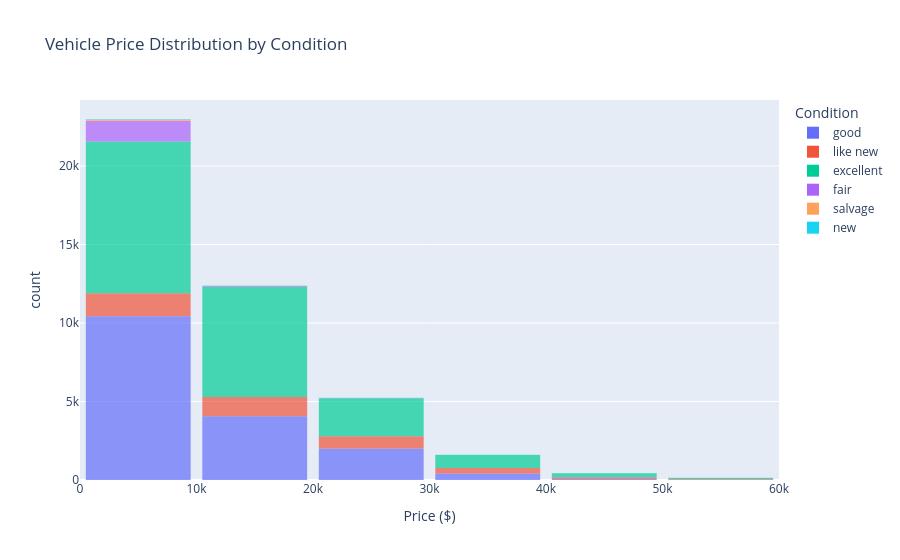
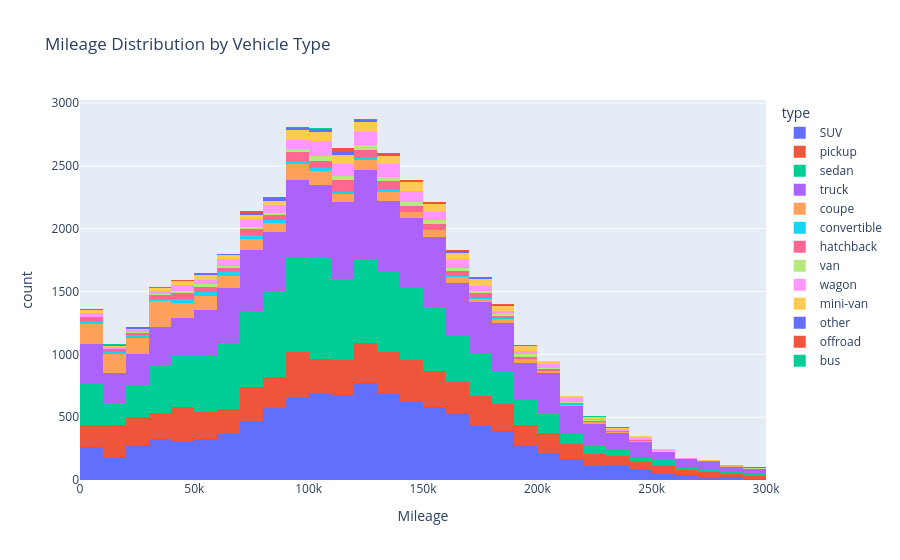
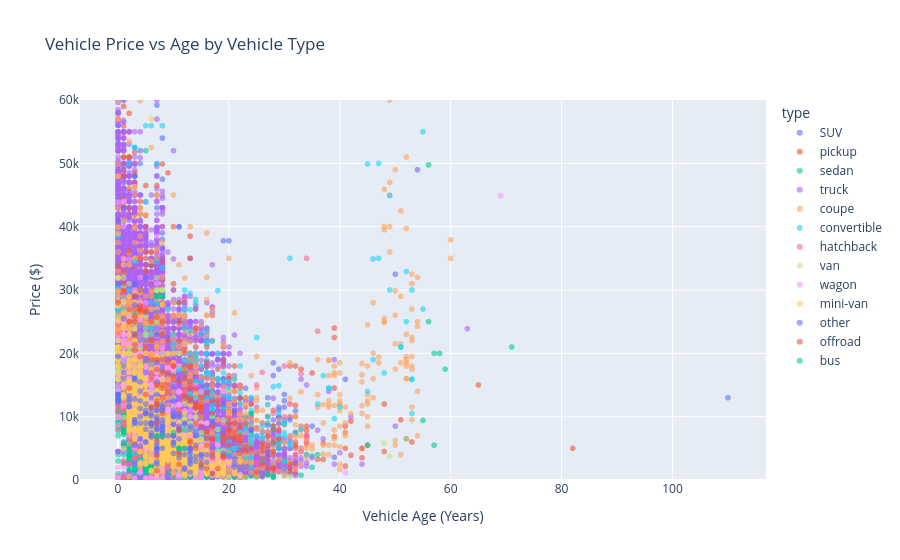

Source (notebook cell) for these figures, in order:
### Code cell
import pandas as pd
import numpy as np

df = pd.read_csv(r"C:\Users\olale\Documents\Lekan\vehicles_us.csv.csv")

df['date_posted'] = pd.to_datetime(df['date_posted'])

df = df[df['price'] >= 100]
df = df[df['odometer'] <= 400_000]

df['model_year'] = df['model_year'].fillna(df['model_year'].median())


df['cylinders'] = df.groupby('type')['cylinders'].transform(
    lambda x: x.fillna(x.median())
)


df['odometer'] = df['odometer'].fillna(df['odometer'].median())


df['is_4wd'] = df['is_4wd'].fillna(0)


df['paint_color'] = df['paint_color'].fillna('unknown')


df['vehicle_age'] = df['date_posted'].dt.year - df['model_year']


df['price_per_mile'] = df['price'] / df['odometer']


df['log_price'] = np.log1p(df['price'])


df['posting_month'] = df['date_posted'].dt.month


print(df.shape)
df.head()



import plotly.express as px

fig = px.histogram(
    df,
    x="price",
    color="condition",
    nbins=50,
    title="Vehicle Price Distribution by Condition",
    labels={"price": "Price ($)", "condition": "Condition"},
    opacity=0.7
)

fig.update_layout(
    xaxis_range=[0, 60000],
    bargap=0.1
)

fig.show()


fig = px.histogram(
    df,
    x="odometer",
    color="type",
    nbins=60,
    title="Mileage Distribution by Vehicle Type",
    labels={"odometer": "Mileage"},
)

fig.update_layout(
    xaxis_range=[0, 300000]
)

fig.show()

fig = px.scatter(
    df,
    x="vehicle_age",
    y="price",
    color="type",
    title="Vehicle Price vs Age by Vehicle Type",
    labels={"vehicle_age": "Vehicle Age (Years)", "price": "Price ($)"},
    opacity=0.6
)

fig.update_layout(
    yaxis_range=[0, 60000]
)

fig.show()

### Figure 1 — Plotly figure (JSON) as saved in the notebook; plotly's stock layout.template omitted (floating-point values rounded to 4 significant figures; data arrays with more than 128 entries replaced by an {"elided": "..."} marker saying what was removed)
{"data": [{"alignmentgroup": "True", "bingroup": "x", "hovertemplate": "Condition=good<br>Price ($)=%{x}<br>count=%{y}<extra></extra>", "legendgroup": "good", "marker": {"color": "#636efa", "opacity": 0.7, "pattern": {"shape": ""}}, "name": "good", "nbinsx": 50, "offsetgroup": "good", "orientation": "v", "showlegend": true, "type": "histogram", "x": {"elided": "17005 int values"}, "xaxis": "x", "yaxis": "y"}, {"alignmentgroup": "True", "bingroup": "x", "hovertemplate": "Condition=like new<br>Price ($)=%{x}<br>count=%{y}<extra></extra>", "legendgroup": "like new", "marker": {"color": "#EF553B", "opacity": 0.7, "pattern": {"shape": ""}}, "name": "like new", "nbinsx": 50, "offsetgroup": "like new", "orientation": "v", "showlegend": true, "type": "histogram", "x": {"elided": "3985 int values"}, "xaxis": "x", "yaxis": "y"}, {"alignmentgroup": "True", "bingroup": "x", "hovertemplate": "Condition=excellent<br>Price ($)=%{x}<br>count=%{y}<extra></extra>", "legendgroup": "excellent", "marker": {"color": "#00cc96", "opacity": 0.7, "pattern": {"shape": ""}}, "name": "excellent", "nbinsx": 50, "offsetgroup": "excellent", "orientation": "v", "showlegend": true, "type": "histogram", "x": {"elided": "20296 int values"}, "xaxis": "x", "yaxis": "y"}, {"alignmentgroup": "True", "bingroup": "x", "hovertemplate": "Condition=fair<br>Price ($)=%{x}<br>count=%{y}<extra></extra>", "legendgroup": "fair", "marker": {"color": "#ab63fa", "opacity": 0.7, "pattern": {"shape": ""}}, "name": "fair", "nbinsx": 50, "offsetgroup": "fair", "orientation": "v", "showlegend": true, "type": "histogram", "x": {"elided": "1358 int values"}, "xaxis": "x", "yaxis": "y"}, {"alignmentgroup": "True", "bingroup": "x", "hovertemplate": "Condition=salvage<br>Price ($)=%{x}<br>count=%{y}<extra></extra>", "legendgroup": "salvage", "marker": {"color": "#FFA15A", "opacity": 0.7, "pattern": {"shape": ""}}, "name": "salvage", "nbinsx": 50, "offsetgroup": "salvage", "orientation": "v", "showlegend": true, "type": "histogram", "x": [600, 1000, 5500, 999, 850, 5000, 8000, 1800, 1000, 1500, 1800, 8000, 580, 2700, 11000, 3800, 4100, 12900, 400, 18500, 13500, 5500, 900, 4500, 3750, 800, 1700, 9450, 2000, 1500, 5000, 800, 13000, 800, 15000, 2950, 1500, 800, 10700, 9975, 1400, 1200, 3500, 800, 20750, 8750, 6750, 2950, 2495, 2700, 2500, 800, 1200, 1000, 4500, 500, 4700, 1000, 3500, 5200, 20750, 8750, 8725, 5000, 3000, 3000, 6000, 2500, 700, 5990, 500, 2250, 650, 700, 1000, 1900, 600, 7000, 1000, 1500, 4800, 500, 700, 5000, 450, 9900, 1500, 5000, 14500, 500, 1500, 1000, 850, 500, 3500, 5000, 2700], "xaxis": "x", "yaxis": "y"}, {"alignmentgroup": "True", "bingroup": "x", "hovertemplate": "Condition=new<br>Price ($)=%{x}<br>count=%{y}<extra></extra>", "legendgroup": "new", "marker": {"color": "#19d3f3", "opacity": 0.7, "pattern": {"shape": ""}}, "name": "new", "nbinsx": 50, "offsetgroup": "new", "orientation": "v", "showlegend": true, "type": "histogram", "x": [34000, 30000, 44505, 23000, 7000, 8300, 76000, 26000, 37490, 37490, 32500, 4700, 84900, 6200, 7500, 12300, 45500, 28000, 4500, 9800, 9600, 14500, 29900, 3995, 3995, 42000, 42500, 33390, 4950, 12995, 6300, 4950, 18800, 250, 12000, 8300, 51995, 58500, 35000, 1500, 7000, 250, 28000, 109999, 17500, 23000, 8700, 2900, 2500, 11000, 16950, 14950, 15300, 54000, 38800, 14995, 41500, 8500, 38000, 55000, 4500, 46058, 7900, 25629, 38414, 50025, 45962, 64493, 41800, 52916, 30740, 22525, 56004, 30000, 22146, 25629, 64493, 21696, 29900, 13990, 29000, 6500, 4500, 4999, 11000, 9200, 18000, 26000, 12500, 38900, 50440, 22525, 64493, 30000, 36494, 36347, 36347, 36262, 64010, 56504, 47950, 37784, 56504, 45613, 8399, 46200, 14500, 21999, 16499, 69900, 20000, 9800, 3200, 65000, 6995, 3800, 13900, 19950, 6800, 8200, 19000, 66000], "xaxis": "x", "yaxis": "y"}], "layout": {"bargap": 0.1, "barmode": "relative", "legend": {"title": {"text": "Condition"}, "tracegroupgap": 0}, "title": {"text": "Vehicle Price Distribution by Condition"}, "xaxis": {"anchor": "y", "domain": [0, 1], "range": [0, 60000], "title": {"text": "Price ($)"}}, "yaxis": {"anchor": "x", "domain": [0, 1], "title": {"text": "count"}}}}

### Figure 2 — Plotly figure (JSON) as saved in the notebook; plotly's stock layout.template omitted (floating-point values rounded to 4 significant figures; data arrays with more than 128 entries replaced by an {"elided": "..."} marker saying what was removed)
{"data": [{"alignmentgroup": "True", "bingroup": "x", "hovertemplate": "type=SUV<br>Mileage=%{x}<br>count=%{y}<extra></extra>", "legendgroup": "SUV", "marker": {"color": "#636efa", "pattern": {"shape": ""}}, "name": "SUV", "nbinsx": 60, "offsetgroup": "SUV", "orientation": "v", "showlegend": true, "type": "histogram", "x": {"elided": "10281 int values"}, "xaxis": "x", "yaxis": "y"}, {"alignmentgroup": "True", "bingroup": "x", "hovertemplate": "type=pickup<br>Mileage=%{x}<br>count=%{y}<extra></extra>", "legendgroup": "pickup", "marker": {"color": "#EF553B", "pattern": {"shape": ""}}, "name": "pickup", "nbinsx": 60, "offsetgroup": "pickup", "orientation": "v", "showlegend": true, "type": "histogram", "x": {"elided": "5878 int values"}, "xaxis": "x", "yaxis": "y"}, {"alignmentgroup": "True", "bingroup": "x", "hovertemplate": "type=sedan<br>Mileage=%{x}<br>count=%{y}<extra></extra>", "legendgroup": "sedan", "marker": {"color": "#00cc96", "pattern": {"shape": ""}}, "name": "sedan", "nbinsx": 60, "offsetgroup": "sedan", "orientation": "v", "showlegend": true, "type": "histogram", "x": {"elided": "10099 int values"}, "xaxis": "x", "yaxis": "y"}, {"alignmentgroup": "True", "bingroup": "x", "hovertemplate": "type=truck<br>Mileage=%{x}<br>count=%{y}<extra></extra>", "legendgroup": "truck", "marker": {"color": "#ab63fa", "pattern": {"shape": ""}}, "name": "truck", "nbinsx": 60, "offsetgroup": "truck", "orientation": "v", "showlegend": true, "type": "histogram", "x": {"elided": "10229 int values"}, "xaxis": "x", "yaxis": "y"}, {"alignmentgroup": "True", "bingroup": "x", "hovertemplate": "type=coupe<br>Mileage=%{x}<br>count=%{y}<extra></extra>", "legendgroup": "coupe", "marker": {"color": "#FFA15A", "pattern": {"shape": ""}}, "name": "coupe", "nbinsx": 60, "offsetgroup": "coupe", "orientation": "v", "showlegend": true, "type": "histogram", "x": {"elided": "1896 int values"}, "xaxis": "x", "yaxis": "y"}, {"alignmentgroup": "True", "bingroup": "x", "hovertemplate": "type=convertible<br>Mileage=%{x}<br>count=%{y}<extra></extra>", "legendgroup": "convertible", "marker": {"color": "#19d3f3", "pattern": {"shape": ""}}, "name": "convertible", "nbinsx": 60, "offsetgroup": "convertible", "orientation": "v", "showlegend": true, "type": "histogram", "x": {"elided": "369 int values"}, "xaxis": "x", "yaxis": "y"}, {"alignmentgroup": "True", "bingroup": "x", "hovertemplate": "type=hatchback<br>Mileage=%{x}<br>count=%{y}<extra></extra>", "legendgroup": "hatchback", "marker": {"color": "#FF6692", "pattern": {"shape": ""}}, "name": "hatchback", "nbinsx": 60, "offsetgroup": "hatchback", "orientation": "v", "showlegend": true, "type": "histogram", "x": {"elided": "899 int values"}, "xaxis": "x", "yaxis": "y"}, {"alignmentgroup": "True", "bingroup": "x", "hovertemplate": "type=van<br>Mileage=%{x}<br>count=%{y}<extra></extra>", "legendgroup": "van", "marker": {"color": "#B6E880", "pattern": {"shape": ""}}, "name": "van", "nbinsx": 60, "offsetgroup": "van", "orientation": "v", "showlegend": true, "type": "histogram", "x": {"elided": "483 int values"}, "xaxis": "x", "yaxis": "y"}, {"alignmentgroup": "True", "bingroup": "x", "hovertemplate": "type=wagon<br>Mileage=%{x}<br>count=%{y}<extra></extra>", "legendgroup": "wagon", "marker": {"color": "#FF97FF", "pattern": {"shape": ""}}, "name": "wagon", "nbinsx": 60, "offsetgroup": "wagon", "orientation": "v", "showlegend": true, "type": "histogram", "x": {"elided": "1307 int values"}, "xaxis": "x", "yaxis": "y"}, {"alignmentgroup": "True", "bingroup": "x", "hovertemplate": "type=mini-van<br>Mileage=%{x}<br>count=%{y}<extra></extra>", "legendgroup": "mini-van", "marker": {"color": "#FECB52", "pattern": {"shape": ""}}, "name": "mini-van", "nbinsx": 60, "offsetgroup": "mini-van", "orientation": "v", "showlegend": true, "type": "histogram", "x": {"elided": "992 int values"}, "xaxis": "x", "yaxis": "y"}, {"alignmentgroup": "True", "bingroup": "x", "hovertemplate": "type=other<br>Mileage=%{x}<br>count=%{y}<extra></extra>", "legendgroup": "other", "marker": {"color": "#636efa", "pattern": {"shape": ""}}, "name": "other", "nbinsx": 60, "offsetgroup": "other", "orientation": "v", "showlegend": true, "type": "histogram", "x": {"elided": "221 int values"}, "xaxis": "x", "yaxis": "y"}, {"alignmentgroup": "True", "bingroup": "x", "hovertemplate": "type=offroad<br>Mileage=%{x}<br>count=%{y}<extra></extra>", "legendgroup": "offroad", "marker": {"color": "#EF553B", "pattern": {"shape": ""}}, "name": "offroad", "nbinsx": 60, "offsetgroup": "offroad", "orientation": "v", "showlegend": true, "type": "histogram", "x": {"elided": "186 int values"}, "xaxis": "x", "yaxis": "y"}, {"alignmentgroup": "True", "bingroup": "x", "hovertemplate": "type=bus<br>Mileage=%{x}<br>count=%{y}<extra></extra>", "legendgroup": "bus", "marker": {"color": "#00cc96", "pattern": {"shape": ""}}, "name": "bus", "nbinsx": 60, "offsetgroup": "bus", "orientation": "v", "showlegend": true, "type": "histogram", "x": [142539, 17037, 142539, 225000, 17037, 17037, 225000, 17037, 17037, 17037, 225000, 17037, 225000, 17037, 248135, 142000, 109705, 225000, 50000, 248135, 248135, 17037, 17037], "xaxis": "x", "yaxis": "y"}], "layout": {"barmode": "relative", "legend": {"title": {"text": "type"}, "tracegroupgap": 0}, "title": {"text": "Mileage Distribution by Vehicle Type"}, "xaxis": {"anchor": "y", "domain": [0, 1], "range": [0, 300000], "title": {"text": "Mileage"}}, "yaxis": {"anchor": "x", "domain": [0, 1], "title": {"text": "count"}}}}

### Figure 3 — Plotly figure (JSON) as saved in the notebook; plotly's stock layout.template omitted (floating-point values rounded to 4 significant figures; data arrays with more than 128 entries replaced by an {"elided": "..."} marker saying what was removed)
{"data": [{"hovertemplate": "type=SUV<br>Vehicle Age (Years)=%{x}<br>Price ($)=%{y}<extra></extra>", "legendgroup": "SUV", "marker": {"color": "#636efa", "opacity": 0.6, "symbol": "circle"}, "mode": "markers", "name": "SUV", "showlegend": true, "type": "scattergl", "x": {"elided": "10281 int values"}, "xaxis": "x", "y": {"elided": "10281 int values"}, "yaxis": "y"}, {"hovertemplate": "type=pickup<br>Vehicle Age (Years)=%{x}<br>Price ($)=%{y}<extra></extra>", "legendgroup": "pickup", "marker": {"color": "#EF553B", "opacity": 0.6, "symbol": "circle"}, "mode": "markers", "name": "pickup", "showlegend": true, "type": "scattergl", "x": {"elided": "5878 int values"}, "xaxis": "x", "y": {"elided": "5878 int values"}, "yaxis": "y"}, {"hovertemplate": "type=sedan<br>Vehicle Age (Years)=%{x}<br>Price ($)=%{y}<extra></extra>", "legendgroup": "sedan", "marker": {"color": "#00cc96", "opacity": 0.6, "symbol": "circle"}, "mode": "markers", "name": "sedan", "showlegend": true, "type": "scattergl", "x": {"elided": "10099 int values"}, "xaxis": "x", "y": {"elided": "10099 int values"}, "yaxis": "y"}, {"hovertemplate": "type=truck<br>Vehicle Age (Years)=%{x}<br>Price ($)=%{y}<extra></extra>", "legendgroup": "truck", "marker": {"color": "#ab63fa", "opacity": 0.6, "symbol": "circle"}, "mode": "markers", "name": "truck", "showlegend": true, "type": "scattergl", "x": {"elided": "10229 int values"}, "xaxis": "x", "y": {"elided": "10229 int values"}, "yaxis": "y"}, {"hovertemplate": "type=coupe<br>Vehicle Age (Years)=%{x}<br>Price ($)=%{y}<extra></extra>", "legendgroup": "coupe", "marker": {"color": "#FFA15A", "opacity": 0.6, "symbol": "circle"}, "mode": "markers", "name": "coupe", "showlegend": true, "type": "scattergl", "x": {"elided": "1896 int values"}, "xaxis": "x", "y": {"elided": "1896 int values"}, "yaxis": "y"}, {"hovertemplate": "type=convertible<br>Vehicle Age (Years)=%{x}<br>Price ($)=%{y}<extra></extra>", "legendgroup": "convertible", "marker": {"color": "#19d3f3", "opacity": 0.6, "symbol": "circle"}, "mode": "markers", "name": "convertible", "showlegend": true, "type": "scattergl", "x": {"elided": "369 int values"}, "xaxis": "x", "y": {"elided": "369 int values"}, "yaxis": "y"}, {"hovertemplate": "type=hatchback<br>Vehicle Age (Years)=%{x}<br>Price ($)=%{y}<extra></extra>", "legendgroup": "hatchback", "marker": {"color": "#FF6692", "opacity": 0.6, "symbol": "circle"}, "mode": "markers", "name": "hatchback", "showlegend": true, "type": "scattergl", "x": {"elided": "899 int values"}, "xaxis": "x", "y": {"elided": "899 int values"}, "yaxis": "y"}, {"hovertemplate": "type=van<br>Vehicle Age (Years)=%{x}<br>Price ($)=%{y}<extra></extra>", "legendgroup": "van", "marker": {"color": "#B6E880", "opacity": 0.6, "symbol": "circle"}, "mode": "markers", "name": "van", "showlegend": true, "type": "scattergl", "x": {"elided": "483 int values"}, "xaxis": "x", "y": {"elided": "483 int values"}, "yaxis": "y"}, {"hovertemplate": "type=wagon<br>Vehicle Age (Years)=%{x}<br>Price ($)=%{y}<extra></extra>", "legendgroup": "wagon", "marker": {"color": "#FF97FF", "opacity": 0.6, "symbol": "circle"}, "mode": "markers", "name": "wagon", "showlegend": true, "type": "scattergl", "x": {"elided": "1307 int values"}, "xaxis": "x", "y": {"elided": "1307 int values"}, "yaxis": "y"}, {"hovertemplate": "type=mini-van<br>Vehicle Age (Years)=%{x}<br>Price ($)=%{y}<extra></extra>", "legendgroup": "mini-van", "marker": {"color": "#FECB52", "opacity": 0.6, "symbol": "circle"}, "mode": "markers", "name": "mini-van", "showlegend": true, "type": "scattergl", "x": {"elided": "992 int values"}, "xaxis": "x", "y": {"elided": "992 int values"}, "yaxis": "y"}, {"hovertemplate": "type=other<br>Vehicle Age (Years)=%{x}<br>Price ($)=%{y}<extra></extra>", "legendgroup": "other", "marker": {"color": "#636efa", "opacity": 0.6, "symbol": "circle"}, "mode": "markers", "name": "other", "showlegend": true, "type": "scattergl", "x": {"elided": "221 int values"}, "xaxis": "x", "y": {"elided": "221 int values"}, "yaxis": "y"}, {"hovertemplate": "type=offroad<br>Vehicle Age (Years)=%{x}<br>Price ($)=%{y}<extra></extra>", "legendgroup": "offroad", "marker": {"color": "#EF553B", "opacity": 0.6, "symbol": "circle"}, "mode": "markers", "name": "offroad", "showlegend": true, "type": "scattergl", "x": {"elided": "186 int values"}, "xaxis": "x", "y": {"elided": "186 int values"}, "yaxis": "y"}, {"hovertemplate": "type=bus<br>Vehicle Age (Years)=%{x}<br>Price ($)=%{y}<extra></extra>", "legendgroup": "bus", "marker": {"color": "#00cc96", "opacity": 0.6, "symbol": "circle"}, "mode": "markers", "name": "bus", "showlegend": true, "type": "scattergl", "x": [24, 7, 24, 11, 7, 7, 11, 7, 7, 7, 11, 8, 11, 8, 8, 12, 10, 12, 27, 7, 7, 7, 8], "xaxis": "x", "y": [10500, 28990, 10500, 4995, 28990, 28990, 4995, 28990, 28990, 28990, 4995, 28990, 4995, 28990, 6997, 7900, 7500, 4995, 10000, 6997, 6997, 28990, 28990], "yaxis": "y"}], "layout": {"legend": {"title": {"text": "type"}, "tracegroupgap": 0}, "title": {"text": "Vehicle Price vs Age by Vehicle Type"}, "xaxis": {"anchor": "y", "domain": [0, 1], "title": {"text": "Vehicle Age (Years)"}}, "yaxis": {"anchor": "x", "domain": [0, 1], "range": [0, 60000], "title": {"text": "Price ($)"}}}}
